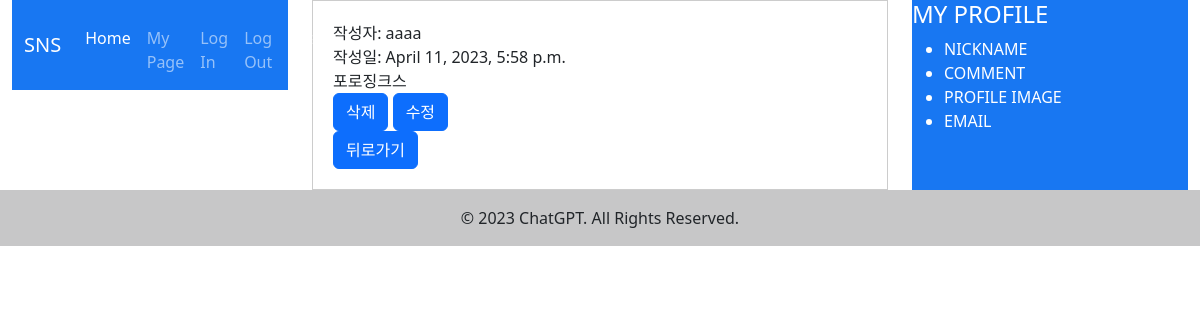
Screenshot of /post/post-detail/3 (signed in) with the database file from the repository.
### post/models.py (models this page shows, shortened)
class TimeStamedModel(models.Model):
    create_at = models.DateTimeField(auto_now_add=True)
    updated_at = models.DateTimeField(
        auto_now=True)  # 업데이트는 auto_now = True 사용
    class Meta:
        abstract = True

class Post(TimeStamedModel):
    author = models.ForeignKey(
        user_model.User,
        null=True,
        on_delete=models.CASCADE,
        related_name='post_author'
    )
    image = models.ImageField(blank=True, null=True, upload_to="")
    caption = models.TextField(blank=False)

### user/models.py (models this page shows, shortened)
class User(AbstractUser):
    name = models.CharField(_("Name of User"), blank=True, max_length=255)
    user_name = models.CharField(blank=True, max_length=255)
    profile_photo = models.ImageField(blank=True)
    bio = models.TextField(blank=True)
    email = models.CharField(blank=True, max_length=255)
    class Meta:
        db_table = "my_user"

### post/views.py (the view)
# urls.py: path('post-detail/<int:id>', views.post_detail, name='post-detail'),
def post_detail(request, id):
    user = get_object_or_404(user_model, id=request.user.id)
    my_post = Post.objects.get(id=user.id)
    return render(request, 'post/post-detail.html', {'posts': my_post})

### templates/post/post-detail.html
{% extends 'post/write-post.html' %}
{% block content %}
<div class="col-lg-6">
  <div class="content">
    <div class="form-group">
      <div id="post">
        <div class="post-header">
          <div class="post-author">
            작성자: {{ posts.author.username }}
          </div>
          <div class="post-date">작성일: {{ posts.create_at }}</div>
        </div>
        <div class="post-content">{{ posts.caption }}</div>
        <div class="post-buttons">
          <button class="btn btn-primary">삭제</button>
          <button class="btn btn-primary">수정</button>
        </div>
      </div>
    </div>
    <button type="submit" class="btn btn-primary">뒤로가기</button>
  </div>
</div>
{% endblock %}

### templates/post/base.html (style rules this page uses)
.content { background-color: white; border: 1px solid #ccc; padding: 10px; }
@media (min-width: 768px) { .content { padding: 20px; } }

### rows the page displays
Post: author.username "aaaa", create_at "April 11, 2023, 5:58 p.m.", caption "포로징크스"
